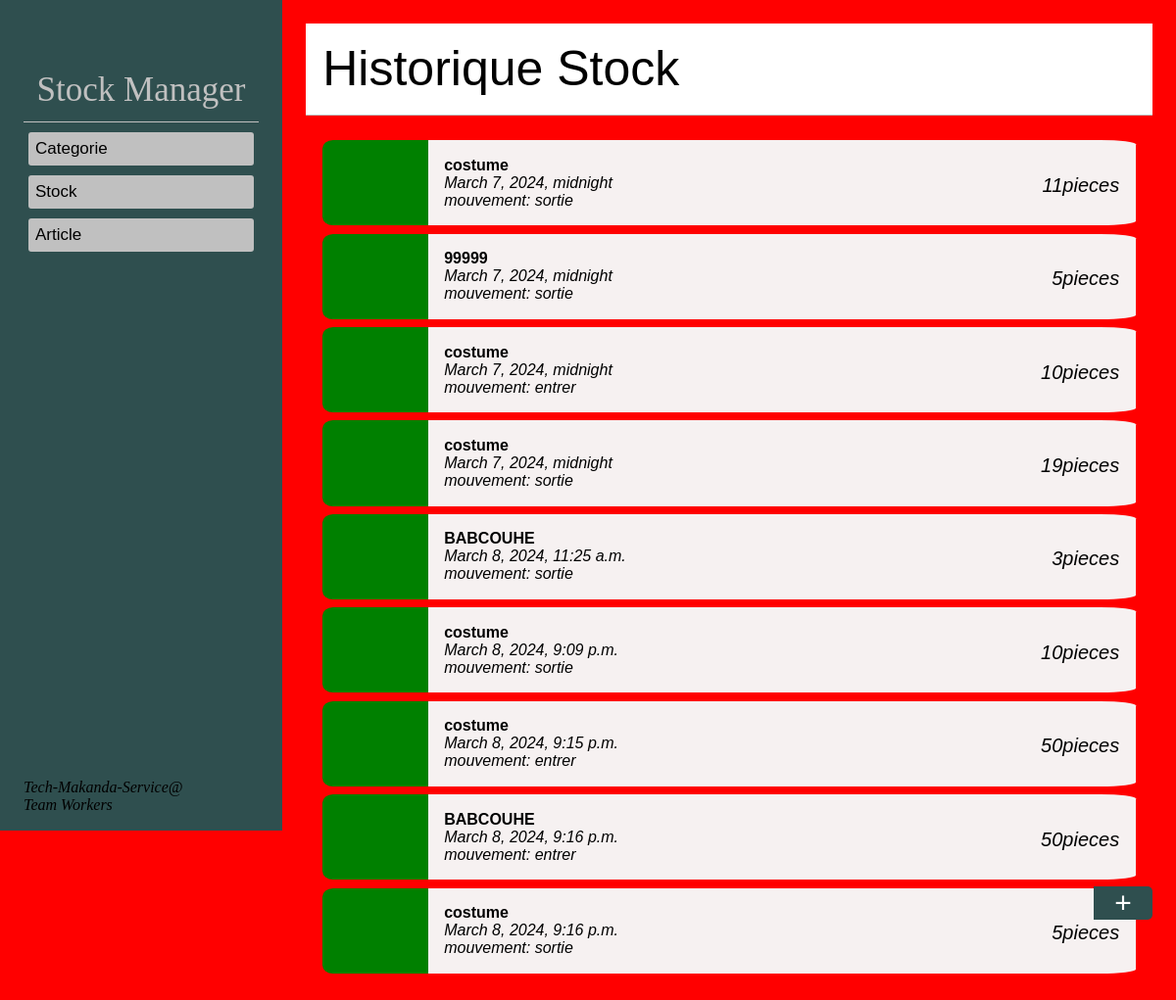
Page /stock/historique/ on the committed database.
### stock/models.py (models this page shows)
class stock(models.Model):
    quantite =models.IntegerField(default=0)
    date = models.DateTimeField(auto_now_add=True)
    mouvement = models.CharField(max_length=100)
    article = models.ForeignKey(article, on_delete=models.CASCADE)

class article(models.Model):
    reference = models.CharField(max_length=100)
    designation =models.CharField(max_length=100)
    description =models.TextField(max_length=300)
    prixAchat = models.FloatField(default=0.0)
    prixVente = models.FloatField(default=0.0)
    stockmin = models.IntegerField(default=0)
    stockmax = models.IntegerField(default=0)
    categorie = models.ForeignKey(categorie,on_delete=models.PROTECT, related_name="articles")
    def __str__(self):
        return f"{self.designation}"

### stock/views.py (the view)
# urls.py: path('historique/', views.historique, name="historique")
def historique(request):
    stocks = models.stock.objects.all()
    context = {"stock": stocks}
    return render(request, 'stock/stock/historique.html', context)

### stock/templates/stock/stock/historique.html (shortened to what this page needs)
{% extends 'base.html' %}
{% block content %}
<div class="title-index">
    <span>historique stock</span>
</div>
<div class="content-index">
    {% for c in stock %}
    <a href="">
         <div class="option-index">
        <div class="image"></div>
        <div class="descritpion">
            <b>{{c.article}}</b><br>
            <span class="qt">{{c.quantite}}pieces</span>
            <i>{{c.date}}</i><br>
            <i>mouvement: {{c.mouvement}}</i>
        </div>
    </div>
    </a>
    {% endfor %}
    <a href="{% url 'add_stock' %}"><div class="add-categorie">+</div></a>
</div>
{% endblock %}

### templates/base.html (shortened to what this page needs)
<!DOCTYPE html>
<html lang="en">
<head>
    {% load static %}
    <link rel="stylesheet" href="{% static 'stock/style.css' %}">
</head>
<body>
<div class="container">
    <div class="sidebar">
        <div class="title">stock manager</div>
        <a href="{% url 'index' %}"><div class="option">categorie</div></a>
        <a href="{% url 'liste_stock' %}"><div class="option">stock</div></a>
        <a href="{% url 'liste_article' %}"><div class="option">article</div></a>
        <div class="footer">tech-makanda-service@ <br> team workers</div>
    </div>
    <div class="content">
        {% block content %} {% endblock %}
    </div>
</div>
</body>
</html>

### stock/static/stock/style.css (style rules this page uses)
body { background-color: red; }

### templates/base.html (style rules this page uses)
body { margin: 0% ; }
.container { display: flex; }
.sidebar { background-color: darkslategray; padding: 2%; width: 20%; height: 100vh; text-align: center; position: fixed; }
.sidebar .title { color: silver; padding-bottom: 5%; text-transform: capitalize; font-family: Impact; padding-top: 20%; border-bottom: 1px solid silver; font-size: 35px; }
.sidebar .footer { position: absolute; bottom: 2%; text-align: left; text-transform: capitalize; font-style: italic; }
.sidebar .option { text-align: left; background-color: silver; margin: 4% 2%; padding: 3%; font-size: 17px; border-radius: 3px; text-transform: capitalize; font-style: normal; font-family: sans-serif; }
a { text-decoration: none; color: black; }
.content { padding: 2%; width: 80%; margin-left: 24%; }

### stock/templates/stock/stock/historique.html (style rules this page uses)
.title-index { padding: 2%; font-size: 50px; text-transform: capitalize; font-family: sans-serif; border-bottom: 1px solid silver; position: sticky; top: 0px; background-color: white; }
.content-index { padding: 2%; }
.option-index { display: flex; margin: 1% 0%; }
.content-index .image { padding: 4%; background-color: green; width: 5%; border-top-left-radius: 10%; border-bottom-left-radius: 10%; }
.content-index .descritpion { padding: 2% 2%; background-color: rgba(246, 244, 244, 0.99); width: 84%; border-top-right-radius: 5%; border-bottom-right-radius: 5%; font-family: sans-serif; }
.content-index .add-categorie { background-color: darkslategray; width: 5%; text-align: center; font-family: sans-serif; font-size: 30px; color: white; border-top-right-radius: 5px; border-bottom-right-radius: 5px; position: fixed; right: 2%; bottom: 10%; }
.qt { float: right; font-family: sans-serif; text-transform: capitalize; font-size: 20px; font-style: italic; }

### rows in the picture
stock: article "costume", quantite "11", date "March 7, 2024, midnight", mouvement "sortie"
stock: article "99999", quantite "5", date "March 7, 2024, midnight", mouvement "sortie"
stock: article "costume", quantite "10", date "March 7, 2024, midnight", mouvement "entrer"
stock: article "costume", quantite "19", date "March 7, 2024, midnight", mouvement "sortie"
stock: article "BABCOUHE", quantite "3", date "March 8, 2024, 11:25 a.m.", mouvement "sortie"
stock: article "costume", quantite "10", date "March 8, 2024, 9:09 p.m.", mouvement "sortie"
stock: article "costume", quantite "50", date "March 8, 2024, 9:15 p.m.", mouvement "entrer"
stock: article "BABCOUHE", quantite "50", date "March 8, 2024, 9:16 p.m.", mouvement "entrer"
stock: article "costume", quantite "5", date "March 8, 2024, 9:16 p.m.", mouvement "sortie"
